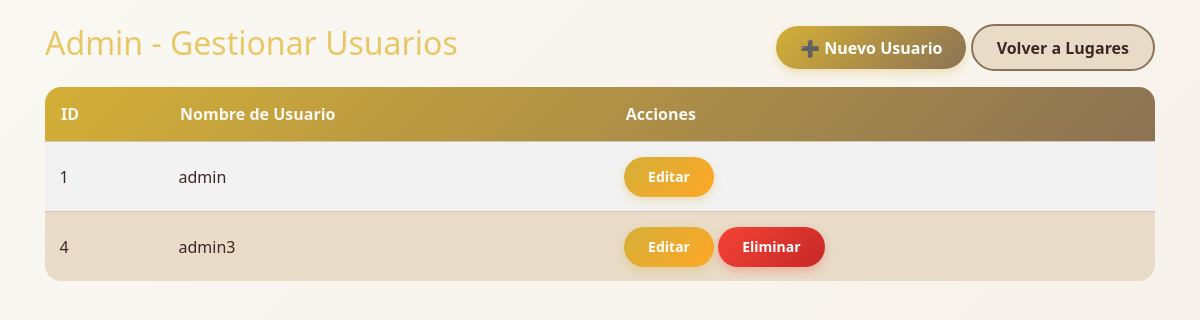
Screenshot of /index.php?c=usuarios&a=index (signed in) with the database file from the repository.
### tables this page shows
CREATE TABLE `usuarios` (
  `id` int(11) NOT NULL,
  `username` varchar(50) NOT NULL,
  `password` varchar(255) NOT NULL,
  `nombre_completo` varchar(100) NOT NULL,
  `email` varchar(100) DEFAULT NULL,
  `fecha_creacion` datetime DEFAULT current_timestamp(),
  `ultimo_acceso` datetime DEFAULT NULL,
  `activo` tinyint(1) DEFAULT 1
);

### controllers/Usuarios.php (called while the page is built, shortened)
<?php
class UsuariosController {
    private $modelo;
    public function __construct(){
        require_once "models/UsuariosModel.php";
        $this->modelo = new Usuarios_model();
    }
    public function index(){
        $data["titulo"] = "Admin - Gestionar Usuarios";
        $data["usuarios"] = $this->modelo->get_usuarios();
        require_once "views/usuarios/usuarios_admin.php";
    }
}
?>

### config/database.php (called while the page is built)
<?php
	class Conectar {
		public static function conexion(){
			$conexion = new mysqli("localhost", "root", "", "turismo_la_paz_simple");
			return $conexion;
		}
	}
?>

### models/UsuariosModel.php (called while the page is built, shortened)
<?php
class Usuarios_model {
    private $db;
    public function __construct(){
        require_once 'config/database.php';
        $this->db = Conectar::conexion();
    }
    public function get_usuarios(){
        $sql = "SELECT id, username FROM usuarios ORDER BY username ASC";
        $resultado = $this->db->query($sql);
        $usuarios = array();
        while($row = $resultado->fetch_assoc()){
            $usuarios[] = $row;
        }
        return $usuarios;
    }
}
?>

### views/usuarios/usuarios_admin.php (the view, shortened to what this page needs)
<link rel="stylesheet" href="assets/css/bootstrap.min.css">
<link rel="stylesheet" href="assets/css/estilos-crema.css">
<div class="container mt-4">
    <div class="d-flex justify-content-between align-items-center mb-3">
        <h2><?php echo $data['titulo']; ?></h2>
        <div>
            <a href="index.php?c=usuarios&a=nuevo" class="btn btn-primary">➕ Nuevo Usuario</a>
            <a href="index.php?c=lugares" class="btn btn-secondary">Volver a Lugares</a>
        </div>
    </div>
    <table class="table table-striped table-hover">
        <thead class="table-dark">
            <tr>
                <th>ID</th>
                <th>Nombre de Usuario</th>
                <th>Acciones</th>
            </tr>
        </thead>
        <tbody>
            <?php foreach($data["usuarios"] as $user): ?>
                <tr>
                    <td><?php echo $user['id']; ?></td>
                    <td><?php echo $user['username']; ?></td>
                    <td>
                        <a href="index.php?c=usuarios&a=modificar&id=<?php echo $user["id"]; ?>"
                           class="btn btn-warning btn-sm">Editar</a>
                        <?php if ($user['id'] != 1): ?>
                            <a href="index.php?c=usuarios&a=eliminar&id=<?php echo $user["id"]; ?>"
                               class="btn btn-danger btn-sm"
                               onclick="return confirm('¿Seguro que desea eliminar a este usuario?');">Eliminar</a>
                        <?php endif; ?>
                    </td>
                </tr>
            <?php endforeach; ?>
        </tbody>
    </table>
</div>

### assets/css/estilos-crema.css (style rules this page uses)
.container { background-color: transparent; }
.table { background-color: var(--cream-card); border-radius: 1rem; overflow: hidden; color: var(--text-primary); }
.table thead { background: linear-gradient(135deg, var(--accent-gold) 0%, var(--accent-brown) 100%); color: var(--cream-light); }
.table thead th { border: none; padding: 1rem; font-weight: 600; }
.table tbody tr { background-color: var(--cream-card); transition: background-color 0.3s ease; color: var(--text-primary); }
.table tbody tr:nth-child(even) { background-color: var(--cream-dark); }
.table tbody td { padding: 0.9rem; vertical-align: middle; border-color: var(--border-color); }
.btn-primary { background: linear-gradient(135deg, var(--accent-gold) 0%, var(--accent-brown) 100%); color: white; border: none; border-radius: 50px; padding: 0.6rem 1.5rem; font-weight: 600; transition: all 0.3s ease; box-shadow: 0 4px 10px rgba(212, 175, 55, 0.3); }
.btn-secondary { background-color: var(--cream-dark); color: var(--text-primary); border: 2px solid var(--accent-brown); border-radius: 50px; padding: 0.6rem 1.5rem; font-weight: 600; transition: all 0.3s ease; }
.btn-danger { background: linear-gradient(135deg, #f44336 0%, #c62828 100%); color: white; border: none; border-radius: 50px; padding: 0.6rem 1.5rem; font-weight: 600; transition: all 0.3s ease; box-shadow: 0 4px 10px rgba(244, 67, 54, 0.3); }
.btn-warning { background: linear-gradient(135deg, var(--accent-gold) 0%, #FFA726 100%); color: white; border: none; border-radius: 50px; padding: 0.6rem 1.5rem; font-weight: 600; transition: all 0.3s ease; box-shadow: 0 4px 10px rgba(212, 175, 55, 0.3); }
h1, h2, h3, h4, h5, h6 { color: var(--accent-gold-light); }
a { color: var(--accent-gold); text-decoration: none; transition: color 0.3s ease; }

### rows the page displays
usuarios: id "1", username "admin"
usuarios: id "4", username "admin3"

### other values shown
$data['titulo'] "Admin - Gestionar Usuarios"
